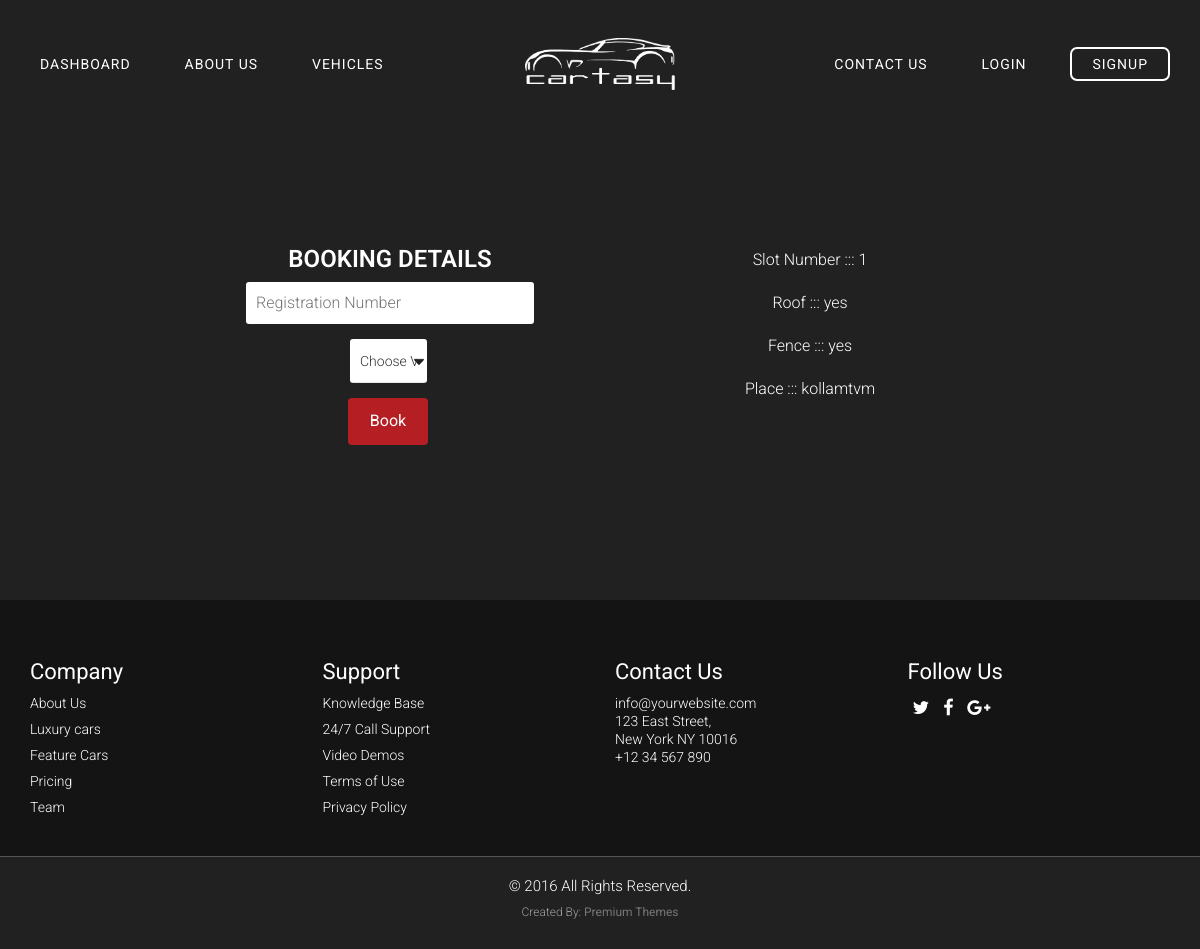
/booking/1, run on the app's committed database.
### property_vendor/models.py (models this page shows, shortened)
class pslot(models.Model):
	propertyid = models.ForeignKey(property,default=None,on_delete=models.CASCADE)
	isfw = models.BooleanField(default=False)
	istw = models.BooleanField(default=False)
	isavailable = models.BooleanField(default=True)
	isroofed = models.BooleanField(default=True)
	isfenced = models.BooleanField(default=True)

class property(models.Model):
	name = models.CharField(max_length=100)
	description = models.TextField()
	mapurl = models.CharField(max_length=500,default='')
	img1 = ResizedImageField(size=[500, 500],crop=['middle', 'center'],upload_to='property/pics', default='default.jpg')
	img2 = ResizedImageField(size=[500, 500],crop=['middle', 'center'],upload_to='property/pics', default='default.jpg')
	img3 = ResizedImageField(size=[500, 500],crop=['middle', 'center'],upload_to='property/pics', default='default.jpg')
	isactive = models.BooleanField(default=True)
	place = models.CharField(max_length=200,default='')
	district = models.CharField(max_length=200,default='')
	created_at = models.DateField(auto_now_add=True)
	owner = models.ForeignKey(User,default=None,on_delete=models.CASCADE)#for now to pass form validation,will remove later

### public/views.py (the view)
# urls.py: path('booking/<int:id>',pv.booking,name="booking"),
def booking(request,id):
	if request.method == 'POST':
		regno=request.POST['regno']
		vtype=request.POST['type']
		slot=pslot.objects.get(id=id)
		pbook=bookingDetails.objects.create(userid=request.user,pslotid=slot,vtype=vtype,regnum=regno,status=True)
		pbook.save()
		print('created')
		mark_pslot_unavailable(id)
		return render(request,'public/success.html')
	else:
		slot=pslot.objects.get(id=id)
		return render(request,'public/booking.html',{'pslot':slot})

### template/public/booking.html (shortened to what this page needs)
{% extends 'public/base.html' %}
{% load static %}
{% block content %}
            <section id="login-sec">
                <div class="container login-sec">
                    <form class="login-form" method="post" action="/booking/{{pslot.id}}">
                        <ul>
                            <h2>Booking Details</h2>
                            <li><input type="text" name="regno" placeholder="Registration Number" class="login-txt"></li>
                            <li><select name="type" class="animate-box rent-selct" required="">
                                           <option value= "" selected disabled hidden>Choose Vehicle Type</option>
                                        </select></li>
                            <li><input type="submit" class="btn btn-primary" value="Book"></li>
                        </ul>
                        <ul>
                            <li>Slot Number :::  {{ pslot.id }}</li>
                            <li>Roof :::  {% if pslot.isroofed %}yes{% else %}No{% endif %}</li>
                            <li>Fence :::  {% if pslot.isfenced %}yes{% else %}No{% endif %}</li>
                            <li>Place :::  {{ pslot.propertyid.place }}{{ pslot.propertyid.district }}</li>
                        </ul>
                    </form>
                </div>
            </section>
             {% endblock %}

### static/public/css/style.css (style rules this page uses)
* { box-sizing:border-box }
html, body { height: 100% !important; }
body { font-family: "Roboto", Arial, sans-serif; font-size: 16px; line-height: 28px; font-weight: 300; color: #fff; height: 100%; position: relative; background: #212121; }
h1, h2, h3, h4, h5, h6 { color: #fff; font-size: 22px; font-family: "Roboto", Arial, sans-serif; font-weight: 400; margin: 0 0 10px 0; }
.btn { margin-right: 4px; margin-bottom: 4px; font-family: "Roboto", Arial, sans-serif; font-size: 16px; font-weight: 400; -webkit-border-radius: 4px; -moz-border-radius: 4px; -ms-border-radius: 4px; border-radius: 4px; -webkit-transition: 0.5s; -o-transition: 0.5s; transition: 0.5s; }
.btn-primary { background: #B51E23; color: #fff; border: 2px solid #B51E23; }
.js .animate-box { opacity: 0; }
.rent-selct { background: #fff url('../images/caret.png') no-repeat; background-size: 10px; background-position: 96% 50%; height: 44px; border: none; width: 24%; color: #333; padding: 0 10px; border-radius: 3px; margin-right: 1%; -webkit-appearance: none; -moz-appearance: none; appearance: none; cursor: pointer; font-size: 14px; }
.rent-selct option { padding: 5px 10px; }
#login-sec { background: #212121; }
.login-sec { position: relative; min-height: 600px; width: 70%; margin: auto; }
.login-form { position: absolute; top: 60%; left: 50%; transform: translate(-50%, -50%); width: 100%; }
.login-txt { color: #333; height: 42px; line-height: 42px; border: none; border-radius: 3px; padding: 0 10px; width: 90%; }
.login-form ul { list-style: none; padding: 0 50px; width: 50%; float: left; }
.login-form li { display: block; margin-bottom: 15px; text-align: center; }
.login-form h2 { font-size: 24px; font-weight: 600; text-align: center; text-transform: uppercase; }

### data on the page
pslot: id "1", propertyid.place "kollam", propertyid.district "tvm"
